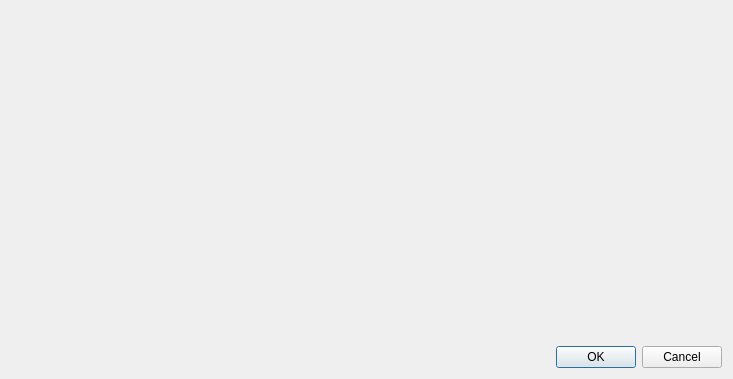
<?xml version="1.0" encoding="UTF-8"?>
<ui version="4.0">
 <class>universalShaderSelector</class>
 <widget class="QDialog" name="universalShaderSelector">
  <property name="geometry">
   <rect>
    <x>0</x>
    <y>0</y>
    <width>733</width>
    <height>379</height>
   </rect>
  </property>
  <property name="windowTitle">
   <string>Select a shader set</string>
  </property>
  <layout class="QGridLayout" name="gridLayout">
   <item row="0" column="0">
    <widget class="QWidget" name="selectorContainer" native="true"/>
   </item>
   <item row="1" column="0">
    <widget class="QDialogButtonBox" name="buttonBox">
     <property name="standardButtons">
      <set>QDialogButtonBox::Cancel|QDialogButtonBox::Ok</set>
     </property>
    </widget>
   </item>
  </layout>
 </widget>
 <resources/>
 <connections>
  <connection>
   <sender>buttonBox</sender>
   <signal>accepted()</signal>
   <receiver>universalShaderSelector</receiver>
   <slot>accept()</slot>
   <hints>
    <hint type="sourcelabel">
     <x>676</x>
     <y>360</y>
    </hint>
    <hint type="destinationlabel">
     <x>7</x>
     <y>292</y>
    </hint>
   </hints>
  </connection>
  <connection>
   <sender>buttonBox</sender>
   <signal>rejected()</signal>
   <receiver>universalShaderSelector</receiver>
   <slot>reject()</slot>
   <hints>
    <hint type="sourcelabel">
     <x>598</x>
     <y>354</y>
    </hint>
    <hint type="destinationlabel">
     <x>501</x>
     <y>328</y>
    </hint>
   </hints>
  </connection>
 </connections>
</ui>
